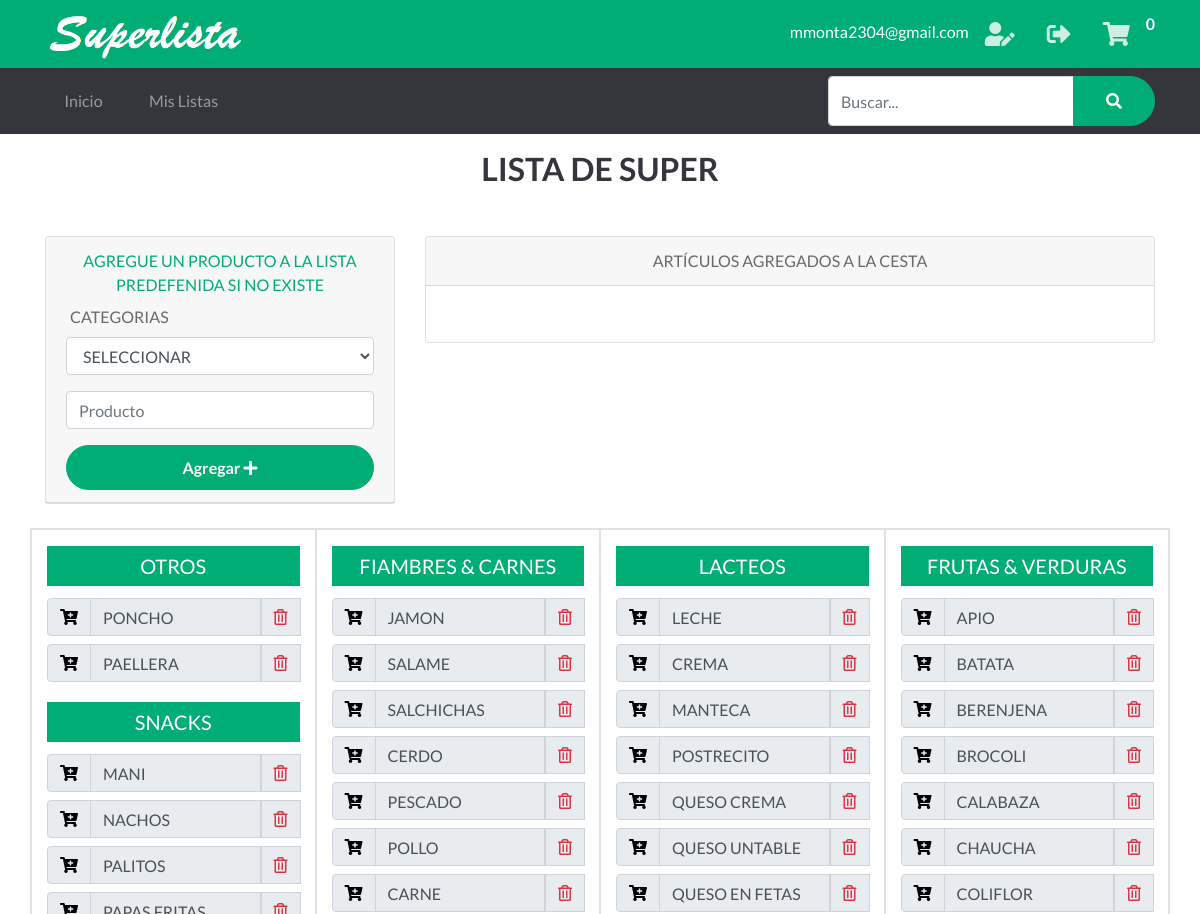
Before: / (signed in, upper part) with the older database file.
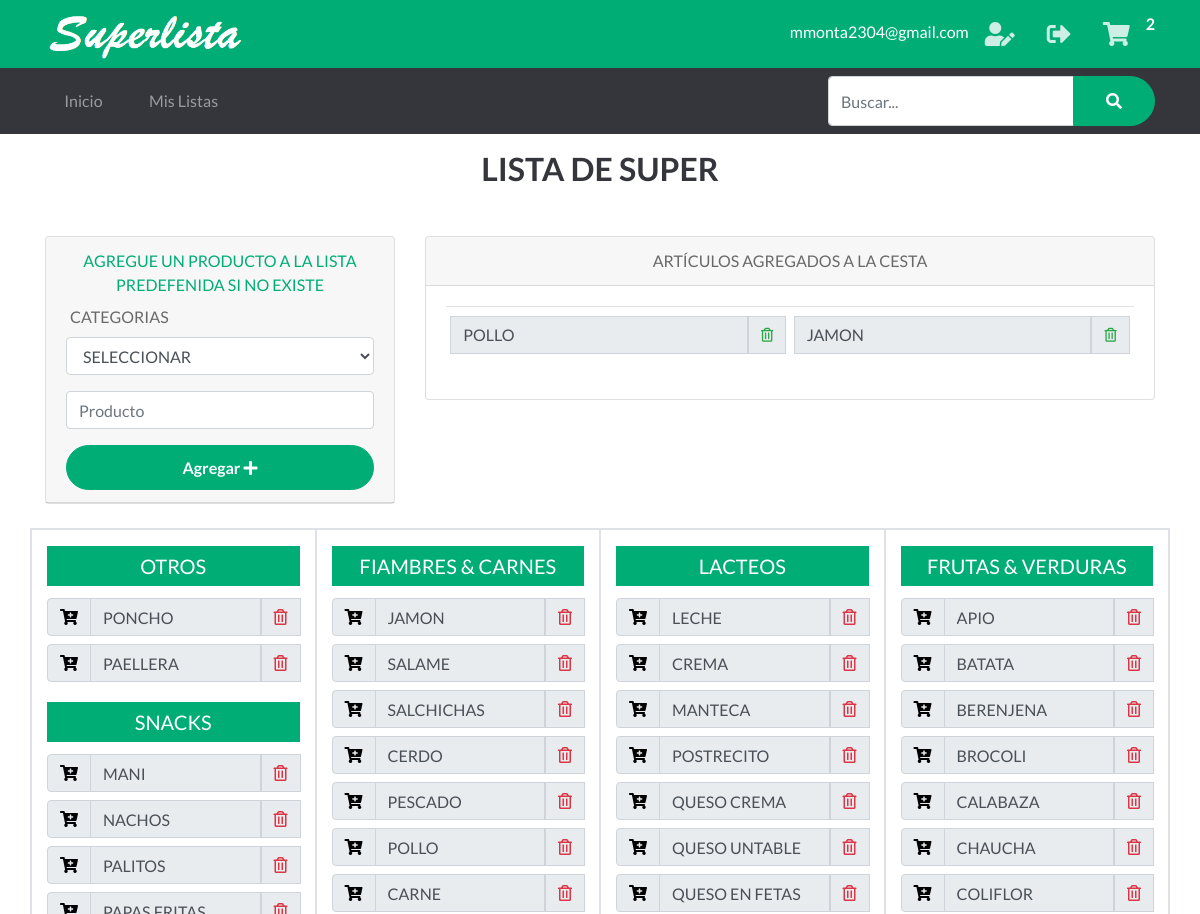
After: the same page with the newer database file.
### tables this page shows
CREATE TABLE "Categorias" (
	"Id"	INTEGER NOT NULL PRIMARY KEY AUTOINCREMENT UNIQUE,
	"Categoria"	TEXT NOT NULL
);

CREATE TABLE "Productos" (
	"Id"	INTEGER NOT NULL PRIMARY KEY AUTOINCREMENT UNIQUE,
	"CategoriaId"	INTEGER NOT NULL,
	"Producto"	TEXT NOT NULL,
	"PropietarioId"	INTEGER NOT NULL,
	FOREIGN KEY("CategoriaId") REFERENCES "Categorias"("Id")
	FOREIGN KEY("PropietarioId") REFERENCES "Usuarios"("Id")
);

CREATE TABLE "Cesta" (
	"Id"	INTEGER NOT NULL PRIMARY KEY AUTOINCREMENT UNIQUE,
	"Id_Usuario"	INTEGER NOT NULL,
	"Item"	INTEGER NOT NULL,
	"Tachar"	INTEGER
);

### app.py (the view)
@app.route('/')  # ruta para el home
def home():
    categorias = getAllCategorias()
    if 'nombre' in session:
        productos = getAllProductosUsuarios()
        CestaArticulos = getAllCesta()
        return render_template('home_logged_in.html', categorias=categorias,
                               productos=productos, CestaArticulos=CestaArticulos)
    else:
        productos = getAllProductosAdmin()
        CestaArticulos = getAllCesta()
        return render_template('home.html', categorias=categorias,
                               productos=productos, CestaArticulos=CestaArticulos)

### app.py (called while the page is built)
def get_db():
    db = getattr(g, '_database', None)
    if db is None:
        db = g._database = sqlite3.connect('database1.db')
    return db

@app.teardown_appcontext
def close_connection(exception):
    db = getattr(g, '_database', None)
    if db is not None:
        db.close()

def conectar_db():
    return sqlite3.connect('database1.db')

def getAllProductosUsuarios():
    g.db = conectar_db()
    consulta = 'SELECT * FROM Productos WHERE (PropietarioId= ?)'
    if 'nombre' in session:
        id = session['id']
    cur = g.db.execute(consulta, [id])
    productos_usuarios = [dict(pro_id=row[0], cat_id=row[1], pro_nombre=row[2])
                          for row in cur.fetchall()]
    g.db.close()
    return productos_usuarios

def getAllCategorias():
    cantCarrito()
    g.db = conectar_db()
    cur = g.db.execute('SELECT * FROM Categorias')
    categorias = [dict(cat_id=row[0], cat_nombre=row[1])
                  for row in cur.fetchall()]
    g.db.close()
    return categorias

### templates/home_logged_in.html (shortened to what the changed rows need)
{% extends "layout_logged_in.html" %}
{% block content %}
<section id="lista">
    <div class="container">
        <header class="py-3 text-secondary text-center">
            <h2 class="display-6 font-weight-bold">LISTA DE SUPER</h2>
        </header>
    </div>
    <form action="/ABM_articulos" method="POST">
        <div class="form-group">
            <div class="container">
                <div class="row py-4">
                    <div class="col-8">
                        <div class="card">
                            <div class="card-body">
                                    {%  set contador = namespace(value=0) %}
                                    <table class="table table-borderless table-sm" >
                                        {%  set contador = namespace(value=0) %}
                                        <tbody>
                                            <tr class="tex border" >
                                        {% for CestaArticulo in CestaArticulos %}
                                            {% if  (contador.value % 3) == 0 %}
                                                 </tr>
                                                 <tr>
                                            {% endif %}
                                            <td>
                                                <div class="input-group py-1">
                                                    <input type="text" size="6" name="input" readonly="true" class="form-control"
                                                        value="{{ CestaArticulo.Item_nombre}}" aria-label="Text input with checkbox">
                                                    <div class="input-group-prepend">
                                                        <div class="input-group-text">
                                                            <a href="/DeleteArtCesta_home/{{CestaArticulo.Id}}" i class="fa-sm text-success far fa-trash-alt" style="color:#000000;"></i></a>
                                                        </div>
                                                    </div>
                                                </div>
                                            </td>
                                            {% set contador.value = contador.value + 1 %}
                                        {% endfor %}
                                                </tr>
                                        </tbody>
                                    </table>
                            </div>
                        </div>
                    </div>
                </div>
            </div>
            <div class="container">
                <div class="row border">
                    <div class="col-3 border">
                        <div>
                            {% for categoria in categorias %}
                            <div class="form-group">
                                {% if categoria.cat_id == 9 or categoria.cat_id == 13 or categoria.cat_id ==12  or categoria.cat_id == 11 %}
                                <div class="text h5 py-2 text-center bg-primary text-white">
                                    <span>{{ categoria.cat_nombre }} </span>
                                </div>
                                    {% for producto in productos %}
                                        {% if categoria.cat_id == producto.cat_id  %}
                                        <div class="input-group py-1">
                                            <div class="input-group-prepend">
                                                <div class="input-group-text">
                                                    <a href="/AddArt/{{producto.pro_nombre}}"><i class="fas fa-cart-plus" style="color:black;"></i></a>
                                                </div>
                                            </div>
                                            <input type="text" name="input" readonly="true" class="form-control"
                                                value="{{ producto.pro_nombre }}" aria-label="Text input with checkbox">
                                            <div class="input-group-prepend">
                                                <div class="input-group-text">
                                                    <a href="/deleteArt/{{producto.pro_id}}" i class="text-danger far fa-trash-alt" style="color:#000000;"></i></a>
                                                </div>
                                            </div>
                                        </div>
                                        {% endif %}
                                    {% endfor %}
                                {% endif %}
                            </div>
                            {%endfor%}
                        </div>
                    </div>
                    <div class="col-3 border">
                        <div>
                            {% for categoria in categorias %}
                            <div class="form-group">
                                {% if categoria.cat_id == 5 or categoria.cat_id == 2 or categoria.cat_id == 6 or categoria.cat_id == 10 %}
                                <div class="text h5 py-2 text-center bg-primary text-white">
                                    <span>{{ categoria.cat_nombre }} </span>
                                </div>
                                    {% for producto in productos %}
                                        {% if categoria.cat_id == producto.cat_id  %}
                                        <div class="input-group py-1">
                                            <div class="input-group-prepend">
                                                <div class="input-group-text">
                                                    <a href="/AddArt/{{producto.pro_nombre}}"><i class="fas fa-cart-plus" style="color:black;"></i></a>
                                                </div>
                                            </div>
                                            <input type="text" readonly="true" class="form-control"
                                                value="{{ producto.pro_nombre }}" aria-label="Text input with checkbox">
                                            <div class="input-group-prepend">
                                                <div class="input-group-text">
                                                    <a href="/deleteArt/{{producto.pro_id}}" i class="text-danger far fa-trash-alt" style="color:#000000;"></i></a>
                                                </div>
                                            </div>
                                        </div>
                                        {% endif %}
                                    {% endfor %}
                                {% endif %}
                            </div>
                            {%endfor%}
                        </div>
                    </div>
                    <div class="col-3 border">
                        <div>
                            {% for categoria in categorias %}
                            <div class="form-group">
                                {% if categoria.cat_id == 7 or categoria.cat_id == 3 or categoria.cat_id == 4 %}
                                <div class="text h5 py-2 text-center bg-primary text-white">
                                    <span>{{ categoria.cat_nombre }} </span>
                                </div>
                                    {% for producto in productos %}
                                        {% if categoria.cat_id == producto.cat_id  %}
                                        <div class="input-group py-1">
                                            <div class="input-group-prepend">
                                                <div class="input-group-text">
                                                    <a href="/AddArt/{{producto.pro_nombre}}"><i class="fas fa-cart-plus" style="color:black;"></i></a>
                                                </div>
                                            </div>
                                            <input type="text" readonly="true" class="form-control"
                                                value="{{ producto.pro_nombre }}" aria-label="Text input with checkbox">
                                            <div class="input-group-prepend">
                                                <div class="input-group-text">
                                                    <a href="/deleteArt/{{producto.pro_id}}" i class="text-danger far fa-trash-alt" style="color:#000000;"></i></a>
                                                </div>
                                            </div>
                                        </div>
                                        {% endif %}
                                    {% endfor %}
                                {% endif %}
                            </div>
                            {%endfor%}
                        </div>
                    </div>
                    <div class="col-3 border py-3">
                        <div>
                            {% for categoria in categorias %}
                            <div class="form-group">
                                {% if categoria.cat_id == 1 or categoria.cat_id == 8 %}
                                <div class="text h5 py-2 text-center bg-primary text-white">
                                    <span>{{ categoria.cat_nombre }} </span>
                                </div>
                                    {% for producto in productos %}
                                        {% if categoria.cat_id == producto.cat_id  %}
                                        <div class="input-group py-1">
                                            <div class="input-group-prepend">
                                                <div class="input-group-text">
                                                    <a href="/AddArt/{{producto.pro_nombre}}"><i class="fas fa-cart-plus" style="color:black;"></i></a>
                                                </div>
                                            </div>
                                            <input type="text" readonly="true" class="form-control"
                                                value="{{ producto.pro_nombre }}" aria-label="Text input with checkbox">
                                            <div class="input-group-prepend">
                                                <div class="input-group-text">
                                                    <a href="/deleteArt/{{producto.pro_id}}" i class="text-danger far fa-trash-alt" style="color:#000000;"></i></a>
                                                </div>
                                            </div>
                                        </div>
                                        {% endif %}
                                    {% endfor %}
                                {% endif %}
                            </div>
                            {%endfor%}
                        </div>
                    </div>
                </div>
            </div>
    </form>
    {% endblock %}

Changed rows visible on the page:
added Cesta: input "POLLO"
added Cesta: input "JAMON"
Other visible differences:
{{ session['carrito'] }}: "0" → "2"
